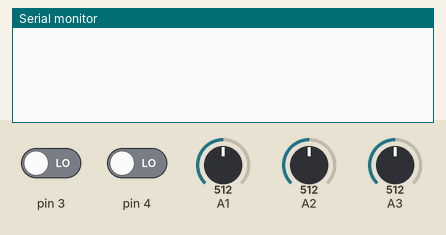
Recording of a sketch running on a simulated Arduino Uno, built with avr-gcc and run on an emulated ATmega328P. Shown: the last lines printed to the serial monitor. The inputs (shaded band) are chosen by the test bench; at power-on: pin 3 LOW, A1 = 512, A2 = 512, A3 = 512, pin 4 LOW.

Above: at 1.2 s.
1.3 s: pin 3 driven HIGH
At 3.2 s:
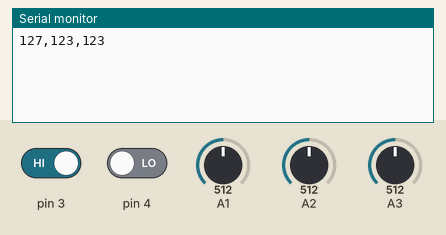
3.8 s: A1 set to 716
At 5.1 s:
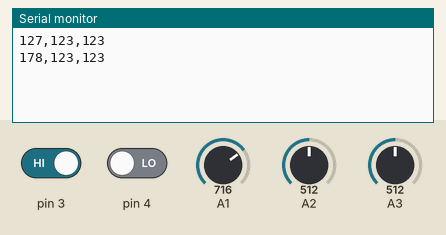
5.3 s: A2 set to 716
At 6.7 s:
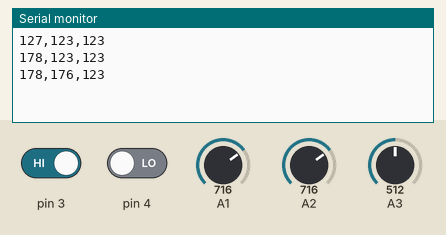
6.8 s: A3 set to 716
8.3 s: pin 3 driven LOW
11.3 s: A1 set to 900
At 12.4 s:
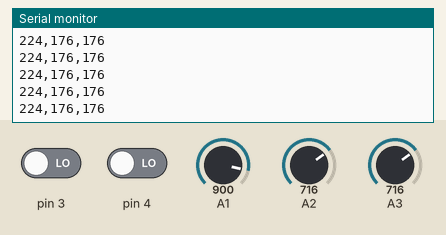
Timing chart, 0 to 14.3 s (numbered marks = the images above; inputs shaded):
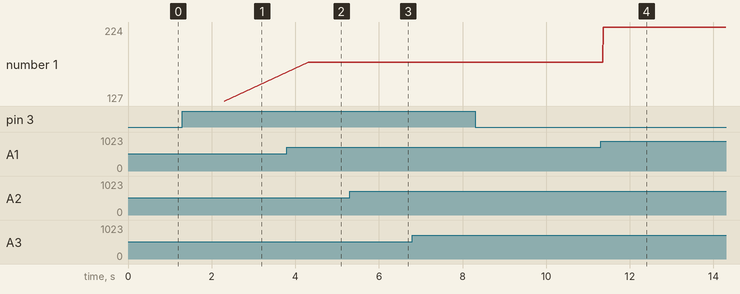

Measured:
- after the input at 1.3 s, the serial monitor: prints a new line after 1.0 s (image 1)
- after the input at 3.8 s, the serial monitor: prints a new line after 0.51 s (image 2)
- after the input at 5.3 s, the serial monitor: prints a new line after 1.0 s (image 3)
- after the input at 11.3 s, the serial monitor: prints a new line after 0.06 s (image 4)
- plotted number 1: 127 → 178 after the input at 3.8 s, 178 → 224 after the input at 11.3 s

The sketch:

steelhacksarduino.ino
```cpp
int ax,ay,az;

float sound, light1, light2;
int a = 0;
int b = 0;
int c = 0;


void setup() {
  // put your setup code here, to run once:
Serial.begin(9600);
}

void loop() {

sound = analogRead(1);
sound = map(sound, 0, 1023, 0 , 255);
light1 = analogRead(2);
light1  = map(light1, 32, 1023, 0 , 255);
light2 = analogRead(3);
light2  = map(light2, 32, 1023, 0 , 255);


if(a == 1)
{
Serial.print((int)sound);
Serial.print(",");
Serial.print((int)light1);
Serial.print(",");
Serial.println((int)light2);
delay(10);
}

//Serial.println("preswitch");
//Serial.println(digitalRead(4));
//Serial.println(a);
if(digitalRead(4) == HIGH && a ==0)
{
  a = 1;
  //Serial.println("a = 1");
  delay(1000);
}
else if(digitalRead(4) == HIGH && a ==1)
{
  a = 0;
  //Serial.println("a = 0");
  delay(1000);
}
if(digitalRead(3) == HIGH && a ==0)
{
  a = 1;
  //Serial.println("a = 1");
  delay(1000);
}
else if(digitalRead(3) == HIGH && a ==1)
{
  a = 0;
  //Serial.println("a = 0");
  delay(1000);
}
}
```
